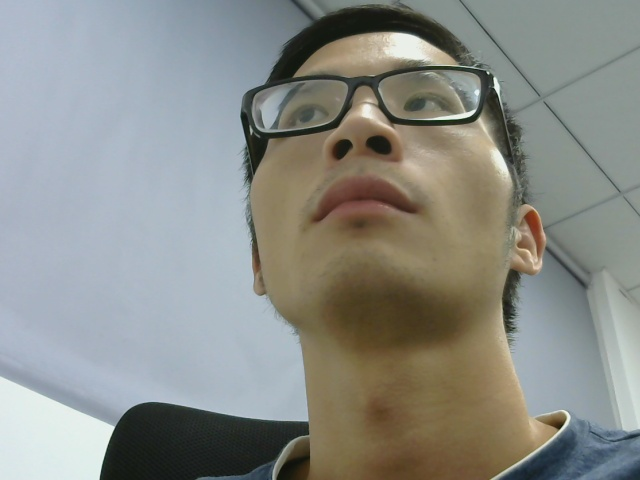
#> input picture img6x6_finetune_laptop_add/15664739878689138_blockid_0.jpg, 640 x 480 px, given in place of the camera
$ python interface.py   (older library calls are emulated)
#> lines starting #> are read from the running program, lines starting #| are printed output that depends on the picture; after the words box and inside, x2 and y2 are one past the last pixel; in counts of white or black regions, pixels touching at a corner belong together
#!/usr/bin/env python
# -*- coding: utf-8 -*-
# @Time    : 19-8-22 下午1:52
# @Author  : tangming
'''
说明：
    class Cal_Interface 希望有的功能：
        将屏幕分割成小方格，随机将一定数量的小方格标记出来
        当用户在注视这些小方格的时候用摄像头捕获用户图像，保存下来
        作为标定图片

    2017年10月16日：
        完成：
            1.每隔 1s 标识出一个矩形框

            2.在摄像头中捕获用户的图像，并且保存

'''
import cv2
import numpy as np
import time
import os
from Config import Config

class Cal_Interface(object):
    def __init__(self, sre_resolution=(1080, 1920, 3), cal_time=None, wait_sec=1000,
                 time_gap=200, frame_num=3, save_filename='calimg_file',
                 line_num=10, line_width=1, line_color=(255, 255, 255), blockcolor=(250, 180, 222), blockwideth=5,
                 frontalface_cascade=
                 './haarcascade_frontalface_default.xml',
                 eye_cascade='./haarcascade_eye.xml',
                 CAM_NUM=0):
        '''

        初始化函数
        :param sre_resolution: 屏幕分辨率，默认为 （1080,1920,3）
        :param cal_time: 校正点的数量
        :param wait_sec: 当点显示后延时多久开始捕捉图像
        :param time_gap:每一帧图片之间的时间间隔
        :param frame_num:每个点捕捉的图像帧数
        :param line_num:  图像画的横、竖线个数
        :param line_width:  线宽
        :param line_color:  线的颜色
        :param blockcolor:  矩形框的颜色
        :param blockwideth:  矩形框的宽度
        :param frontalface_cascade:  用于脸部识别的文件地址
        :param eye_cascade:  用于眼部识别的文件地址
        :param CAM_NUM:  默认摄像头为 0
        '''
        # 默认分辨率为 （1080,1920）
        self.img_res=sre_resolution
        # 默认摄像头为 0
        self.CAM_NUM=CAM_NUM
        # 保存文件夹位置
        if not os.path.exists(save_filename):
            os.mkdir(save_filename)
            print('Create image file:{}'.format(save_filename))
        self.save_filename=save_filename
        # 校正点的个数
        if cal_time is None:
            self.caltime=line_num*line_num
        else:
            self.caltime=cal_time
        # 延时多久开始捕捉图像
        self.wait_sec=wait_sec
        # 每一帧图片之间的时间间隔
        self.time_gap=time_gap
        # 每个点捕捉的图像帧数
        self.framenum=frame_num-1
        # 保存画线的参数
        self.line_num=line_num  #线的数量
        self.line_width=line_width  #线宽
        self.line_color=line_color  #线颜色
        # 保存方框格参数
        self.blockwideth=blockwideth  #线宽
        self.blockcolor=blockcolor  #线颜色


        # OpenCV脸部识别文件
        self.face_cascade=cv2.CascadeClassifier('haarcascade_frontalface_default.xml')# frontalface_cascade
        self.eye_cascade=cv2.CascadeClassifier('haarcascade_eye.xml')#eye_cascade


    # [13 lines left out: function display_grid, not called in this run]

    def drawline(self, img_, line_w=1, line_color=(0, 0, 0), wandh_num=3):
        '''
        在图片上格子
        :param line_w: 线宽
        :param line_color: 线颜色
        :param wandh_num:  长宽线的数量
        :return:  无
        '''
        h, w = img_.shape[0], img_.shape[1]
        w_num, h_num = wandh_num, wandh_num
        h_, w_ = h//h_num,w//w_num

        # 竖线 (w,h)
        for i in range(1,w_num):
            #print(i)
            cv2.line(img_, (w_*i, 0), (w_*i, h), line_color, line_w)
        # 横线
        for i in range(1,h_num):
            cv2.line(img_, (0, h_*i), (w, h_*i), line_color, line_w)

    def drawblock(self,img,block_id=0,blockcolor=(128,128,128),blockwideth=5):
        '''
        选定九宫格，在这个格子上填充矩形表示选定这个格子
        :param img_: 图片
        :param block: 九宫格序号
        :param blockcolor: 矩形框颜色
        :param blockwideth: 框的宽度
        :return:
        '''
        # blockcolor=(218,218,218)
        h, w = img.shape[0], img.shape[1]
        w_line, h_line = self.line_num, self.line_num
        h_, w_ = h//h_line, w//w_line
        cor_h = block_id//self.line_num
        cor_w = block_id % self.line_num
        sx, sy = cor_w*w_, cor_h*h_

        # 将整个矩形填充为其他颜色
        img[sy:sy+h_, sx:sx+w_, :] = blockcolor
        # 在矩形中心画一个小圆辅助
        roi_ = img[sy:sy+h_, sx:sx+w_]
        random_w = np.random.choice(range(20, w_-20),1)[0]
        random_h = np.random.choice(range(20, h_-20),1)[0]
        # cv2.circle(roi_,(roi_.shape[1]//2,roi_.shape[0]//2), 50, (0,0,0), -1)
        cv2.circle(roi_, (random_w, random_h), 20, (0, 0, 0), -1)

        # 只是在矩形边缘画框
        # cv2.rectangle(img_,(sx,sy),(sx+w_,sy+h_),blockcolor,blockwideth)
        return img

    def cal(self,cal_times,wait_sec=1000):
        '''
        校准函数，随机显示若干个方格，捕获用户的图片，保存下来
        按 Esc 退出
        修改lable 为block id，也就是改预测模型为分类而不是回归
        不要设置 cal_times 参数，不能起作用
        :param cal_times: 显示的方格个数
        :param wait_sec: 每个方格出现的时间间隙
        :return:
        '''
        # 这里可以创建乱序的block id
        if Config.JUST_DOWN:
            block_index=np.array(range(30, 36))
        else:
            block_index=np.arange(self.line_num*self.line_num)
        # np.random.shuffle(block_index)

        # 设置window 为全屏
        cv2.namedWindow('Calibrate', cv2.WINDOW_NORMAL)
        cv2.setWindowProperty('Calibrate', cv2.WND_PROP_FULLSCREEN, cv2.CV_WINDOW_AUTOSIZE)
        # 随机显示某个位置的方格，设置1 s后保存得到的图像
        for index_ in block_index:
            print(index_)
            img_ = cv2.imread('test.jpg')
            self.drawline(img_=img_, wandh_num=self.line_num,line_color=(255,255,255))
            self.drawblock(img=img_, block_id=index_, blockcolor=self.blockcolor)
            cv2.imshow('Calibrate', img_)
            # 等待 1s 后保存图像 wait_sec
            if cv2.waitKey() & 0xff == 27:
                print('Exit Calibrate!')
                break
            # 保存用户图像
            self.GetUserImage(savefile=self.save_filename, label=index_, frame_num=self.framenum, block_index=index_)
        cv2.destroyWindow('Calibrate')
        print('Get Calibrate Image Done!')

    # [45 lines left out: function GetUserImage, not called in this run]

    def cameracheck(self):
        '''
        标定程序运行时的视角检查，会显示用户图像并且标记出眼睛、脸
        用来检查当前相机姿态，用户姿态是否合适
        按 ESC 退出或者是 1分钟后超时退出
        :return:
        '''

        face_cascade=self.face_cascade
        eye_cascade=self.eye_cascade
        cap=self.cap
        s_time=time.time()
        print('start camera check!')
        while True:
            ret, frame = cap.read()
            if ret:
                self.drew_face_eye(frame)
                cv2.imshow('test', frame)
                if cv2.waitKey(30)&0xff == 27:
                    print('camera check ok!')
                    break
            rt=time.time()-s_time
            # 超时退出
            if rt >60*10:
                print('camera check time out')
                break
        if self.cap2 is not None:
            while True :
                cap = self.cap2
                ret,frame=cap.read()
                if ret:
                    self.drew_face_eye(frame)
                    cv2.imshow('test',frame)
                    if cv2.waitKey(30)&0xff == 27:
                        print('camera check ok!')
                        break
                rt=time.time()-s_time
                #超时退出
                if rt >60*10:
                    print('camera check time out')
                    break
        cv2.destroyWindow('test')

    def drew_face_eye(self,img):
        '''
        检测用户当前环境是否能够比较好的识别面部特征
        辨识出脸部以及眼部，标记出来
        :param img:
        :return:
        '''
        face_cascade = self.face_cascade
        eye_cascade = self.eye_cascade
        gray = cv2.cvtColor(img, cv2.COLOR_BGR2GRAY)
        faces = face_cascade.detectMultiScale(gray, 1.3, 5)
        for (x, y, w, h) in faces:
            cv2.rectangle(img, (x, y), (x+w, y+h), (255, 0, 0), 2)
            roi_gray = gray[y:y+h, x:x+w]
            roi_color = img[y:y+h, x:x+w]
            # 检测视频中脸部的眼睛，并用vector保存眼睛的坐标、大小（用矩形表示）
            eyes = eye_cascade.detectMultiScale(roi_gray, scaleFactor=1.2, minNeighbors=7, minSize=(29, 29),
                                                flags=cv2.CASCADE_SCALE_IMAGE)
            for e in eyes:
                xe, ye, we, he = e
                cv2.rectangle(roi_color, (xe, ye), (xe+we, ye+he), (0, 0, 255), 2)
        return img

    def getoutclean(self):
        '''
        在结束标定的时候进行清理
        :return:
        '''
        self.cap.release()
        if self.cap2 is not None:
            self.cap2.release()
        print('cam release!')
        cv2.destroyAllWindows()
        print('all windows destroy!')

    def showpicnum(self):
        '''
        返回保存照片文件夹的图片地址
        用来显示当前图片数量
        :return:
        '''
        file_addr=self.save_filename
        return os.listdir(file_addr)

    def starcalibrate(self):
        # 摄像头配置
        self.cap = cv2.VideoCapture(self.CAM_NUM)
        self.cap2 = None
        if Config.CAM_2:
            print("Use Two Cam!!!")
            self.cap2 = cv2.VideoCapture(Config.CAM_2)
        # 检查用户当前位置是否可以识别出人脸和人眼
        self.cameracheck()
#> in cameracheck, frame is the input picture: shape (480, 640, 3); mean B, G, R 136, 141.1, 138.7
#> in drew_face_eye, `gray = cv2.cvtColor(img, cv2.COLOR_BGR2GRAY)`:
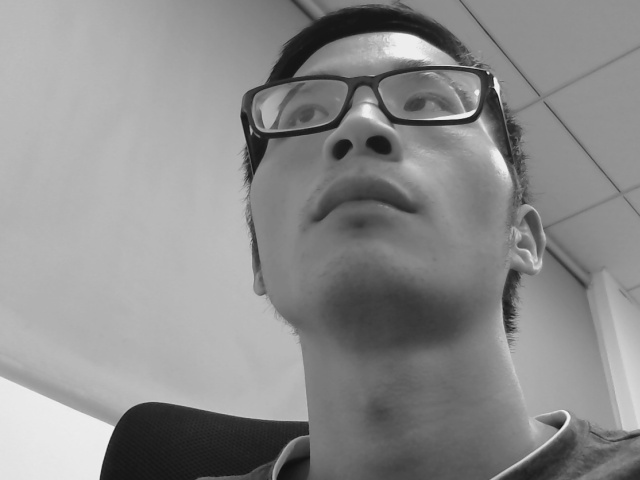
#> gray: shape (480, 640); min 14, max 243, mean 139.8
#> in drew_face_eye, `faces = face_cascade.detectMultiScale(gray, 1.3, 5)`: faces = ()
#> (key Esc is pressed here)
        #
        self.cal(self.caltime,wait_sec=self.wait_sec)
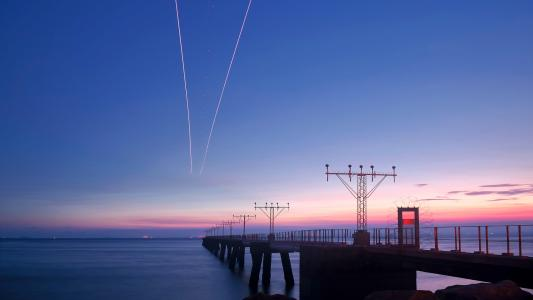
#> input picture test.jpg, 533 x 300 px
#> in cal, img_ is the input picture: shape (300, 533, 3); mean B, G, R 153.8, 101.3, 86.6
#> after the loop in drawline, `for i in range(1,w_num):`:
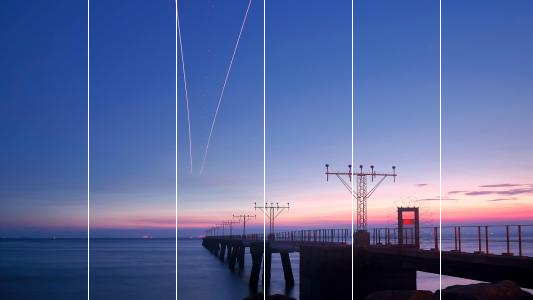
#> img_: shape (300, 533, 3); 0.94% of pixels changed, all inside (x1, y1, x2, y2) = (88, 0, 441, 300)
#> after the loop in drawline, `for i in range(1,h_num):`:
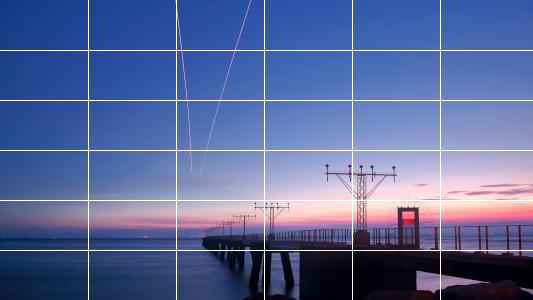
#> img_: shape (300, 533, 3); 1.65% of pixels changed, all inside (x1, y1, x2, y2) = (0, 50, 533, 251)
#> in drawblock, `img[sy:sy+h_, sx:sx+w_, :] = blockcolor`:
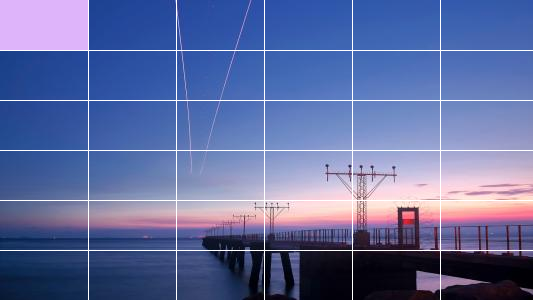
#> img: shape (300, 533, 3); mean B, G, R 159.2, 108.2, 96.1
#> in drawblock, `cv2.circle(roi_, (random_w, random_h), 20, (0, 0, 0), -1)`:
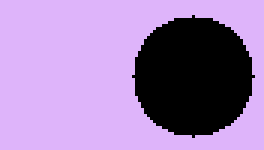
#> roi_: shape (50, 88, 3) (shown 3 times larger); mean B, G, R 178.6, 128.6, 158.6
#> in cal, `self.drawblock(img=img_, block_id=index_, blockcolor=self.blockcolor)`:
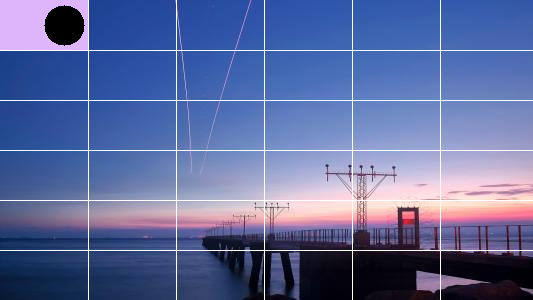
#> img_: shape (300, 533, 3); 2.75% of pixels changed, all inside (x1, y1, x2, y2) = (0, 0, 88, 50)
#> (key Esc is pressed here)
        self.getoutclean()
        print('Picture number:{}'.format(len(self.showpicnum())))

    # [80 lines left out: functions usercheck, geteyeimg, imgprocess_eye, not called in this run]
if __name__ == '__main__':

    a=Cal_Interface(line_num=6,
                    save_filename='./img6x6_finetune_laptop_add',
                    wait_sec=1000, frame_num=20, time_gap=300,
                    CAM_NUM=0,
                    sre_resolution=(1366,768,3),
                    frontalface_cascade='haarcascade_frontalface_default.xml',
                    eye_cascade='haarcascade_eye.xml')
    a.starcalibrate()
